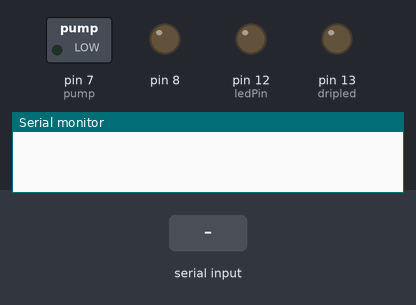
Simulated run of this sketch. Board: Arduino Uno, built with avr-gcc and run on an emulated ATmega328P. Parts: switched loads named in the sketch (green lamp = pin HIGH), output pins drawn as LEDs (lit = HIGH), the last lines printed to the serial monitor. The inputs (shaded band) are chosen by the test bench.

Above: at 1.2 s.
1.3 s: "30,150\n" received over Serial
3.8 s: "2\n" received over Serial
At 4.7 s:
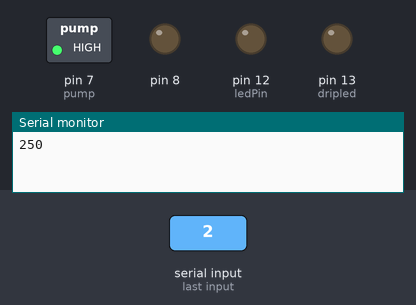
5.3 s: "1\n" received over Serial
At 5.8 s:
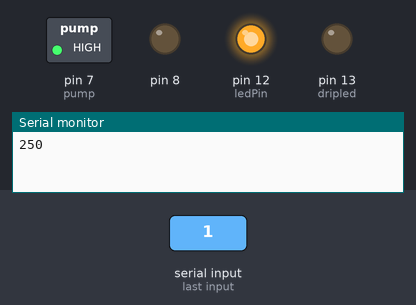
6.8 s: "90,45\n" received over Serial
At 8.2 s:
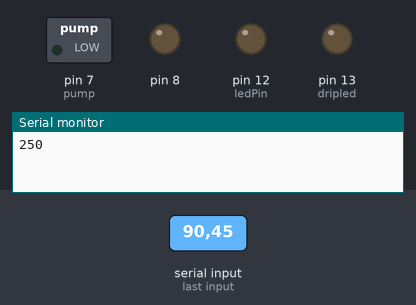
Timing chart, 0 to 9.3 s (numbered marks = the images above; inputs shaded):
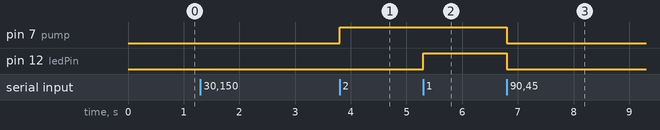

Measured:
- after the input at 3.8 s, pin 7 (pump): LOW → HIGH at once
- after the input at 5.3 s, pin 12 (ledPin): LOW → HIGH at once
- after the input at 6.8 s, pin 7 (pump), pin 12 (ledPin): HIGH → LOW at once

The sketch:

module2.ino
```cpp
const int ledPin=12;
const int moisture_data=0;
const int moisture_level=250;
const int dripled=13;
const int pump=7;
int n=0;
//Buzzer is 8 pin

int drip(int moisture_data,int moisture_level){

  int moisture = analogRead(moisture_data);
  //Serial.print("Moisture= ");
  //Serial.println(moisture);

  if((moisture > moisture_level)  &&  (moisture < 999))
  {
    digitalWrite(dripled,HIGH);
    digitalWrite(pump, HIGH);
  }
  else if(moisture > 1000){
    digitalWrite(8,HIGH);
  }
  else{
    digitalWrite(dripled,LOW);
    digitalWrite(pump,LOW);
  }
  //delay(500);
}

void setup(){
  pinMode(ledPin, OUTPUT);
  Serial.begin(9600);
  pinMode(dripled, OUTPUT);
  pinMode(pump, OUTPUT);
  pinMode(8, OUTPUT);
}

void loop(){
  if(Serial.available()){
    n=Serial.read()-'0';
  }

  //Serial.println(n);
  //drip(moisture_data,moisture_level);

  if(n==1) digitalWrite(ledPin, HIGH);
  if(n==2) digitalWrite(pump,HIGH);


  if(n==3){
    int moisture = analogRead(moisture_data);
    //Serial.print("Moisture= ");
    Serial.println(250);
    delay(1000);
    }

  if(n==0){
    digitalWrite(ledPin, LOW);
    digitalWrite(pump, LOW);
  }
}
```
